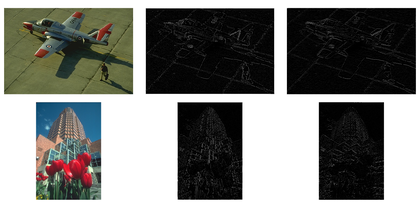
%> input picture HM1/hw1/prob_seg/examples.png, 420 x 222 px, shrunk from 1439 x 760 before the run
$ octave --eval "result = edgeOrientedFilters(imread('../examples.png'));"   (GNU Octave 9; MATLAB toolbox functions it lacks are replaced by stand-ins)
%> lines starting %> are read from the running program, lines starting %| are printed output that depends on the picture; in (x1, y1, x2, y2) boxes, pixels count from 0 and x2, y2 are one past the last pixel; in counts of white or black regions, pixels touching at a corner belong together; the program's own positions count from 1
### HM1/hw1/prob_seg/solutions/orientedFilterMagnitude.m
function [mag,theta] = orientedFilterMagnitude(im, NSCALE)
%> called with NSCALE = 1
%Computes the boundary magnitude and orientation using a set of oriented filters
% One way to combine filter responses is
% to compute a boundary score for each filter (simply by filtering with it)
% and then use the max and argmax over filter responses
% to compute the magnitude and orientation for each pixel.

% Parameters: three scales, and six orientations,
% which results totally 18 filters

if(ndims(im) == 3)
    im = rgb2gray(im);
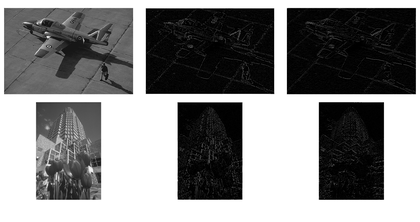
%> im: size 222x420 uint8; min 0, max 255, mean 132.5
end

if nargin < 2
    NSCALE = 1; % base filter scale is sqrt(2)
end

NORIENT=6;

scales = 3 * sqrt(2) .^ [0:NSCALE-1];
thetas = linspace(0,pi, NORIENT+1);
thetas = thetas(1:end-1);

sfilters = steerablefilter( scales, thetas );

mags = zeros(size(im,1), size(im,2), NSCALE * NORIENT);
for i = 1:NSCALE * NORIENT
    f = sfilters{i};
    scale_normalizer = sqrt(scales(ceil(i/NORIENT)));
    mags(:,:,i) = imfilter(im, f, 'conv', 'replicate') * scale_normalizer;
end

theta=zeros(size(im));
[mag, magidx] = max(mags, [], 3);
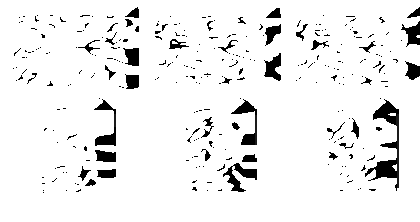
%> mag: size 222x420 double; min 0, max 255, mean 238.2
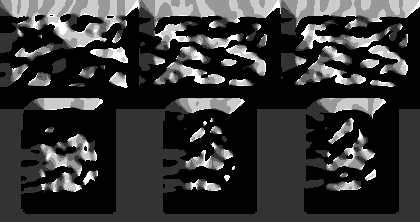
%> magidx: size 222x420 double; min 1, max 6, mean 2.06; drawn with min black and max white
for orientidx = 1:NORIENT * NSCALE
    orientation = thetas(mod(orientidx - 1, NORIENT) + 1);
    theta = theta + orientation * (magidx == orientidx);
end
%> this loop made 6 passes
%> pass 2, in orientedFilterMagnitude, `theta = theta + orientation * (magidx == orientidx);`:
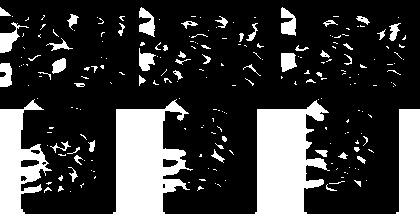
%> theta: size 222x420 double; values 0 (black) and 0.524 (white), 26.4% white; 217 white regions (164 under 20 px), largest, box (x1, y1, x2, y2) and area: (0, 99, 420, 222) 20206, (0, 22, 29, 53) 325, (281, 7, 296, 36) 298
%> pass 3, in orientedFilterMagnitude, `theta = theta + orientation * (magidx == orientidx);`:
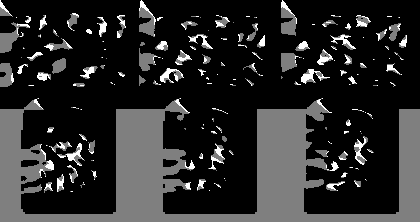
%> theta: size 222x420 double; min 0, max 1.05, mean 0.175; drawn with min black and max white

end

### HM1/hw1/prob_seg/solutions/steerablefilter.m
function [ sfilters ] = steerablefilter( scale, thetas )
%STEERABLEFILTER
% convolve input image with steerable filters
% Input:
%   - im - input image, gray level and double
%   - scale - scale factors
%   - thetas - angles, in arc

nresponse = length(scale) * length(thetas);
sfilters = {};

for sidx = 1:length(scale)
    sigma = scale(sidx);
    [x,y]   = ndgrid(-round(4*sigma):round(4*sigma));
    G = exp(-(x.^2+y.^2)/(2*sigma^2))/(2*pi*sigma);
    % Generate gx, gy, and normalize
    Gx = -x.*G/(sigma^2);Gx = Gx/sum(Gx(:));
    Gy = -y.*G/(sigma^2);Gy = Gy/sum(Gy(:));

    for tidx = 1:length(thetas)
        sfilters{end+1} = cos(thetas(tidx)) * Gx + sin(thetas(tidx)) * Gy;
    end
end

### HM1/hw1/prob_seg/solutions/edgeOrientedFilters.m
function bmap= edgeOrientedFilters(im, NSCALE)

if nargin < 2
    NSCALE = 1;
end
[mag,theta] = orientedFilterMagnitude(im, NSCALE);
canny_edge = edge(rgb2gray(im), 'canny',[], 2);
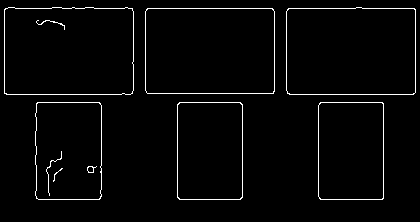
%> canny_edge: size 222x420 logical; 2.6% white in thin lines or dots, all inside (x1, y1, x2, y2) = (4, 7, 416, 200)
mag = mag .* (canny_edge > 0);
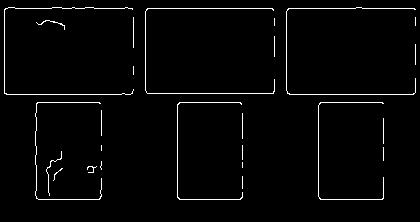
%> mag: size 222x420 double; 2.3% white in thin lines or dots, all inside (x1, y1, x2, y2) = (4, 7, 416, 200)
%mag = nonmax(mag, theta);

%bmap = abs(mag).^0.7;
bmap = abs(mag);
% Normalization:
bmap = bmap / max(max(bmap));

end
